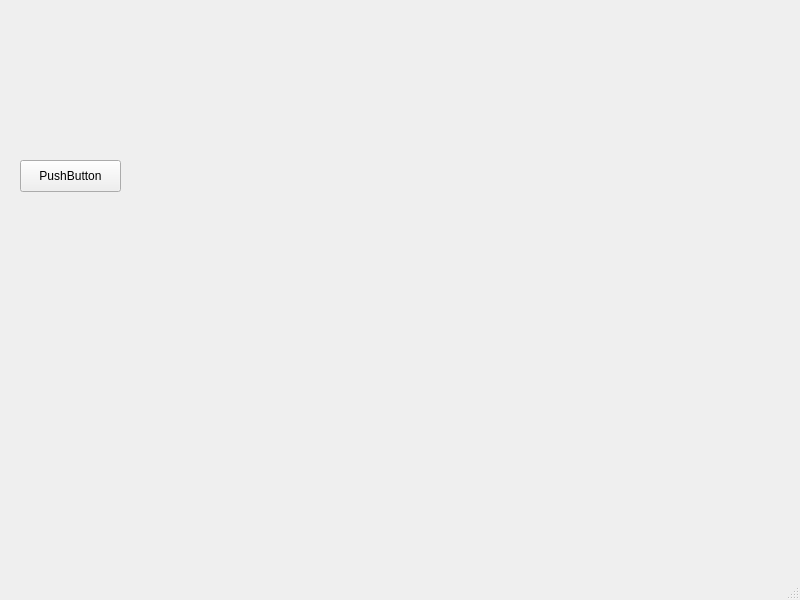
<?xml version="1.0" encoding="UTF-8"?>
<ui version="4.0">
 <class>MainWindow</class>
 <widget class="QMainWindow" name="MainWindow">
  <property name="geometry">
   <rect>
    <x>0</x>
    <y>0</y>
    <width>800</width>
    <height>600</height>
   </rect>
  </property>
  <property name="windowTitle">
   <string>MainWindow</string>
  </property>
  <widget class="QWidget" name="centralwidget">
   <widget class="QPushButton" name="pushButton">
    <property name="geometry">
     <rect>
      <x>20</x>
      <y>160</y>
      <width>101</width>
      <height>32</height>
     </rect>
    </property>
    <property name="text">
     <string>PushButton</string>
    </property>
   </widget>
  </widget>
  <widget class="QMenuBar" name="menubar">
   <property name="geometry">
    <rect>
     <x>0</x>
     <y>0</y>
     <width>800</width>
     <height>22</height>
    </rect>
   </property>
  </widget>
  <widget class="QStatusBar" name="statusbar"/>
 </widget>
 <resources/>
 <connections/>
</ui>
